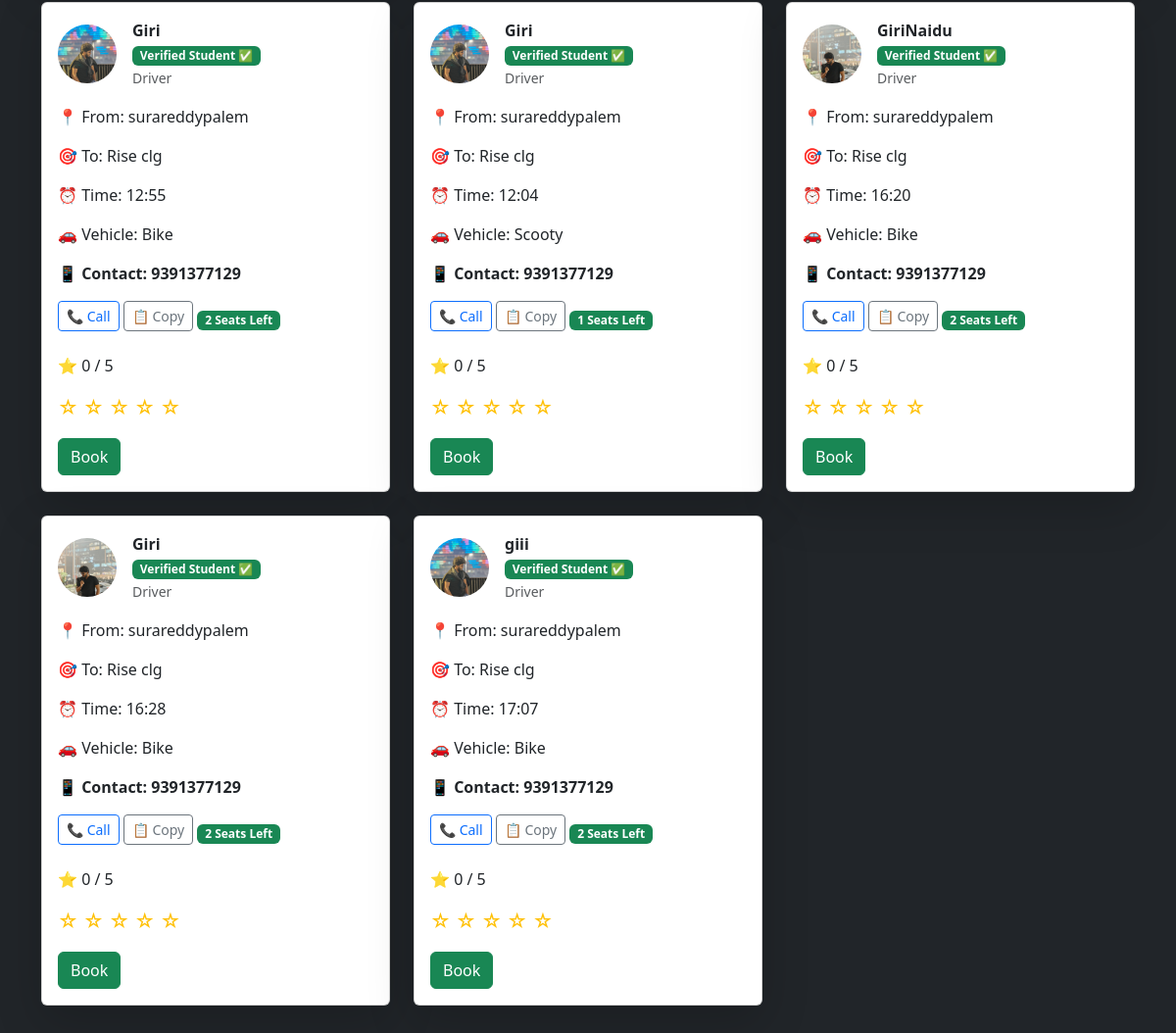
Page / (signed in, lower part) on the earlier database version.
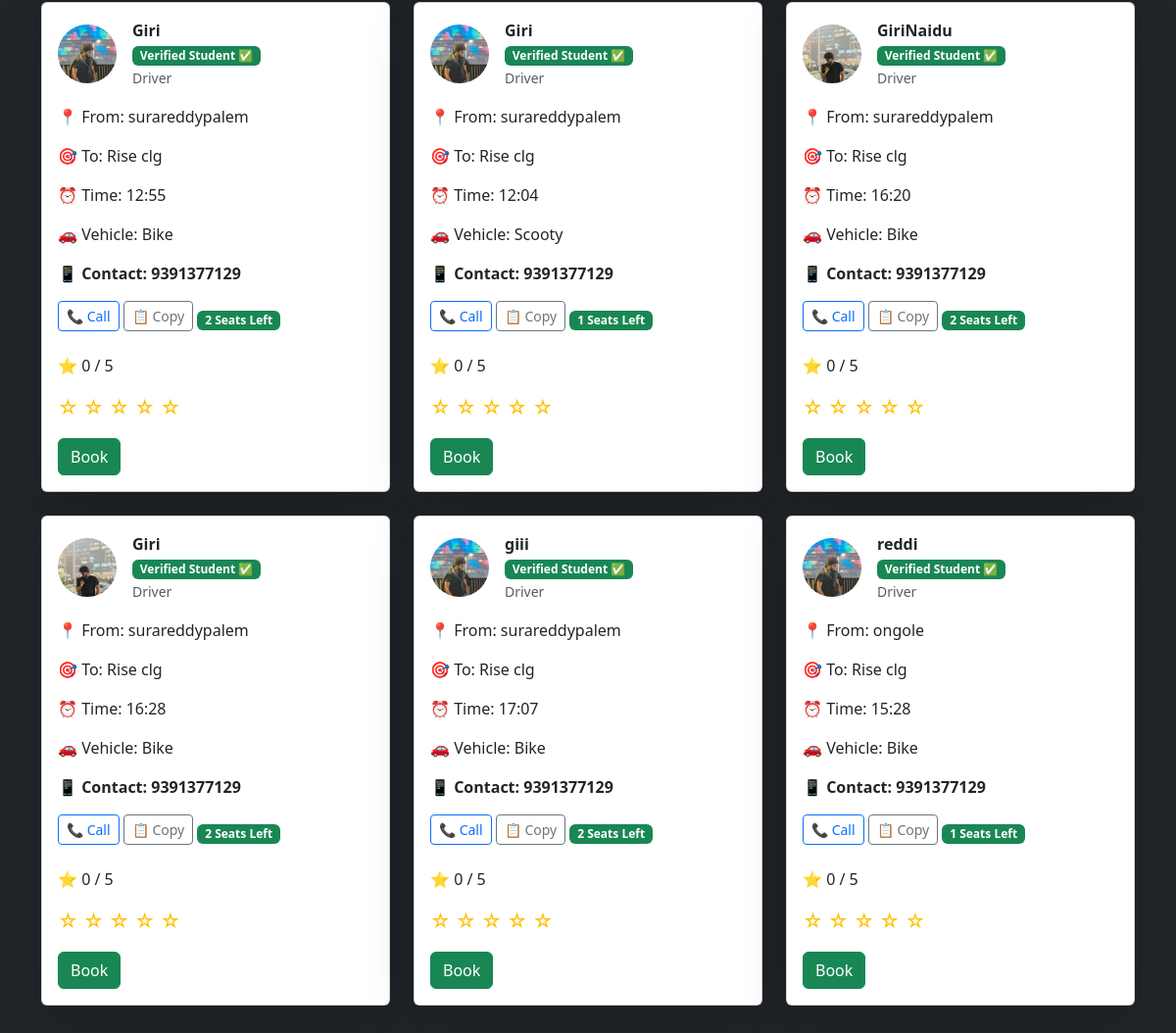
Same page on the later database version.
### tables this page shows
CREATE TABLE rides (
    id INTEGER PRIMARY KEY AUTOINCREMENT,
    username TEXT,
    name TEXT,
    from_location TEXT,
    destination TEXT,
    seats INTEGER,
    time TEXT,
    vehicle TEXT,
    phone TEXT,
    rating INTEGER DEFAULT 0,
    completed INTEGER DEFAULT 0
);

CREATE TABLE users (
    id INTEGER PRIMARY KEY AUTOINCREMENT,
    username TEXT,
    password TEXT,
    image TEXT,
    college_id TEXT,
    email TEXT
);

### app.py (the view, shortened to what this page needs)
@app.route("/", methods=["GET", "POST"])
def home():
    if "user" not in session:
        return redirect("/login")
    conn = connect_db()
    cursor = conn.cursor()
    search = request.args.get("search")
    if search:
        cursor.execute("""
            SELECT rides.id,
                   rides.username,
                   rides.name,
                   rides.from_location,
                   rides.destination,
                   rides.seats,
                   rides.time,
                   rides.vehicle,
                   rides.phone,
                   rides.rating,
                   users.image,
                   users.college_id
            FROM rides
            JOIN users ON rides.username = users.username
            WHERE rides.destination LIKE ?
            AND rides.seats > 0
            AND rides.completed = 0
        """, ('%' + search + '%',))
    else:
        cursor.execute("""
            SELECT rides.id,
                   rides.username,
                   rides.name,
                   rides.from_location,
                   rides.destination,
                   rides.seats,
                   rides.time,
                   rides.vehicle,
                   rides.phone,
                   rides.rating,
                   users.image,
                   users.college_id
            FROM rides
            JOIN users ON rides.username = users.username
            WHERE rides.seats > 0
            AND rides.completed = 0
        """)
    rides = cursor.fetchall()
    cursor.execute(
        "SELECT message FROM notifications WHERE username=?",
        (session["user"],)
    )
    notifications = cursor.fetchall()
    cursor.execute(
        "DELETE FROM notifications WHERE username=?",
        (session["user"],)
    )
    conn.commit()
    conn.close()
    return render_template(
        "index.html",
        rides=rides,
        user=session["user"],
        notifications=notifications
    )

### app.py (called while the page is built)
def connect_db():
    return sqlite3.connect("rides.db")

### templates/index.html (shortened to what this page needs)
<!DOCTYPE html>
<html lang="en">
<head>
    <link href="https://cdn.jsdelivr.net/npm/bootstrap@5.3.3/dist/css/bootstrap.min.css" rel="stylesheet">
    <link rel="stylesheet" href="{{ url_for('static', filename='style.css') }}">
</head>
<body class="bg-dark text-white">
<div class="container py-5">
    <div class="row">
        {% for ride in rides %}
        <div class="col-md-4 mb-4">
            <div class="card shadow-lg h-100">
                <div class="card-body">
                    <div class="d-flex align-items-center mb-3">
                        <img src="{{ url_for('uploaded_file', filename=ride[10]) }}"
                             width="60"
                             height="60"
                             class="rounded-circle me-3"
                             style="object-fit:cover;">
                        <div>
                            <strong class="text-dark">{{ ride[2] }}</strong>
                            <br>
                            <span class="badge bg-success">
                                Verified Student ✅
                            </span>
                            <br>
                            <small class="text-muted">Driver</small>
                        </div>
                    </div>
                    <p class="text-dark">📍 From: {{ ride[3] }}</p>
                    <p class="text-dark">🎯 To: {{ ride[4] }}</p>
                    <p class="text-dark">⏰ Time: {{ ride[6] }}</p>
                    <p class="text-dark">🚗 Vehicle: {{ ride[7] }}</p>
                    <p class="text-dark fw-bold">📱 Contact: {{ ride[8] }}</p>
                    <a href="tel:{{ ride[8] }}" class="btn btn-outline-primary btn-sm mb-2">
                        📞 Call
                    </a>
                    <button onclick="copyPhone('{{ ride[8] }}')" class="btn btn-outline-secondary btn-sm mb-2">
                        📋 Copy
                    </button>
                    <span class="badge bg-success mb-3">
                        {{ ride[5] }} Seats Left
                    </span>
                    <p class="mt-2 text-dark">
                        ⭐ {{ ride[9] }} / 5
                    </p>
                    <div class="mb-3 fs-5">
                        <a href="/rate/{{ ride[0] }}/1" class="text-warning text-decoration-none">☆</a>
                        <a href="/rate/{{ ride[0] }}/2" class="text-warning text-decoration-none">☆</a>
                        <a href="/rate/{{ ride[0] }}/3" class="text-warning text-decoration-none">☆</a>
                        <a href="/rate/{{ ride[0] }}/4" class="text-warning text-decoration-none">☆</a>
                        <a href="/rate/{{ ride[0] }}/5" class="text-warning text-decoration-none">☆</a>
                    </div>
                    {% if user == ride[1] %}
                        <a href="/complete_ride/{{ ride[0] }}" class="btn btn-warning">
                            ✅ Complete Ride
                        </a>
                        <a href="/delete/{{ ride[0] }}" class="btn btn-danger">
                            Delete
                        </a>
                    {% else %}
                        <a href="/book/{{ ride[0] }}" class="btn btn-success">
                            Book
                        </a>
                    {% endif %}
                </div>
            </div>
        </div>
        {% endfor %}
    </div>
</div>
</body>
</html>

### static/style.css (style rules this page uses)
body { transition: 0.5s; }

Differences in the rows shown:
added rides: image (picture), name "reddi", from_location "ongole", destination "Rise clg", time "15:28", vehicle "Bike", phone "9391377129", seats "1", rating "0"
